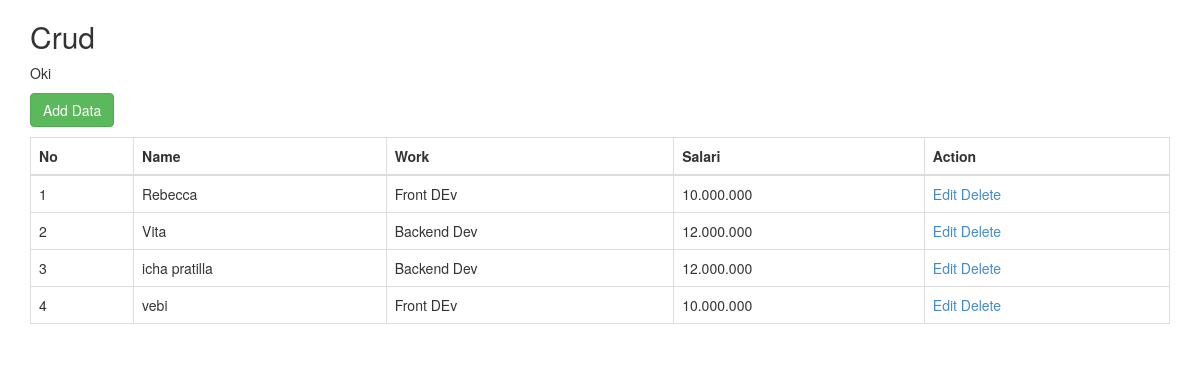
Screenshot of /ujian/index.php with the database file from the repository.
### tables this page shows
CREATE TABLE `nama` (
  `id` int(11) NOT NULL,
  `name` varchar(50) NOT NULL,
  `id_work` int(11) NOT NULL,
  `id_salary` int(11) NOT NULL
);

CREATE TABLE `work` (
  `id_work` int(11) NOT NULL,
  `name` varchar(40) NOT NULL,
  `id_salary` int(11) NOT NULL
);

CREATE TABLE `kategori` (
  `id` int(11) NOT NULL,
  `salary` varchar(80) NOT NULL
);

### ujian/index.php (the view, shortened to what this page needs)
<!doctype html>
<html lang="en">
<head>
<link href="css/bootstrap.css" rel="stylesheet">
</head>
<body>
<div class="container">
  <h2>Crud</h2>
  <p>Oki</p>
  <p><a href="#" class="btn btn-success" data-target="#ModalAdd" data-toggle="modal">Add Data</a></p>
<table id="mytable" class="table table-bordered">
    <thead>
      <th>No</th>
      <th>Name</th>
      <th>Work</th>
      <th>Salari</th>
      <th>Action</th>
    </thead>
<?php
  include "koneksi.php";
  $no = 0;
  $modal=mysqli_query($koneksi,"SELECT a.id, a.name as nama,b.name,c.salary FROM nama as a join work as b on a.id_work = b.id_work join kategori as c on a.id_salary=c.id");
  while($r=mysqli_fetch_array($modal)){
  $no++;
?>
  <tr>
      <td><?php echo $no; ?></td>
      <td><?php echo  $r['nama']; ?></td>
      <td><?php echo  $r['name']; ?></td>
      <td><?php echo  $r['salary']; ?></td>
      <td>
         <a href="#" class='open_modal' id='<?php echo  $r['id']; ?>'>Edit</a>
         <a href="#" onclick="confirm_modal('proses_delete.php?&id=<?php echo  $r['id']; ?>');">Delete</a>
      </td>
  </tr>
<?php } ?>
</table>
</div>
</body>
</html>

### rows the page displays
nama: name "Rebecca", id_work.name "Front DEv", kategori.salary "10.000.000"
nama: name "Vita", id_work.name "Backend Dev", kategori.salary "12.000.000"
nama: name "icha pratilla", id_work.name "Backend Dev", kategori.salary "12.000.000"
nama: name "vebi", id_work.name "Front DEv", kategori.salary "10.000.000"
